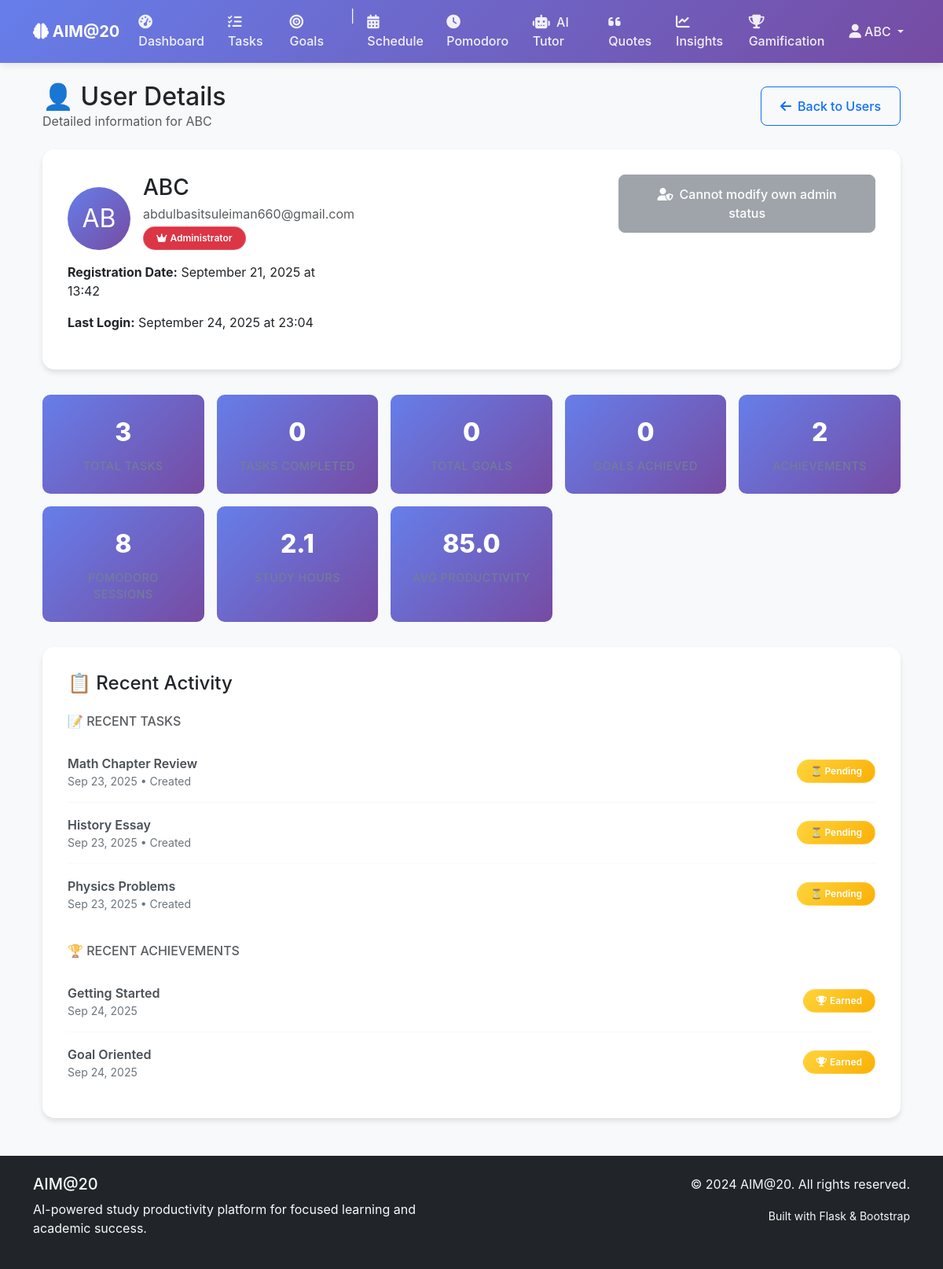
Page /admin/users/2 (signed in) on the earlier database version.
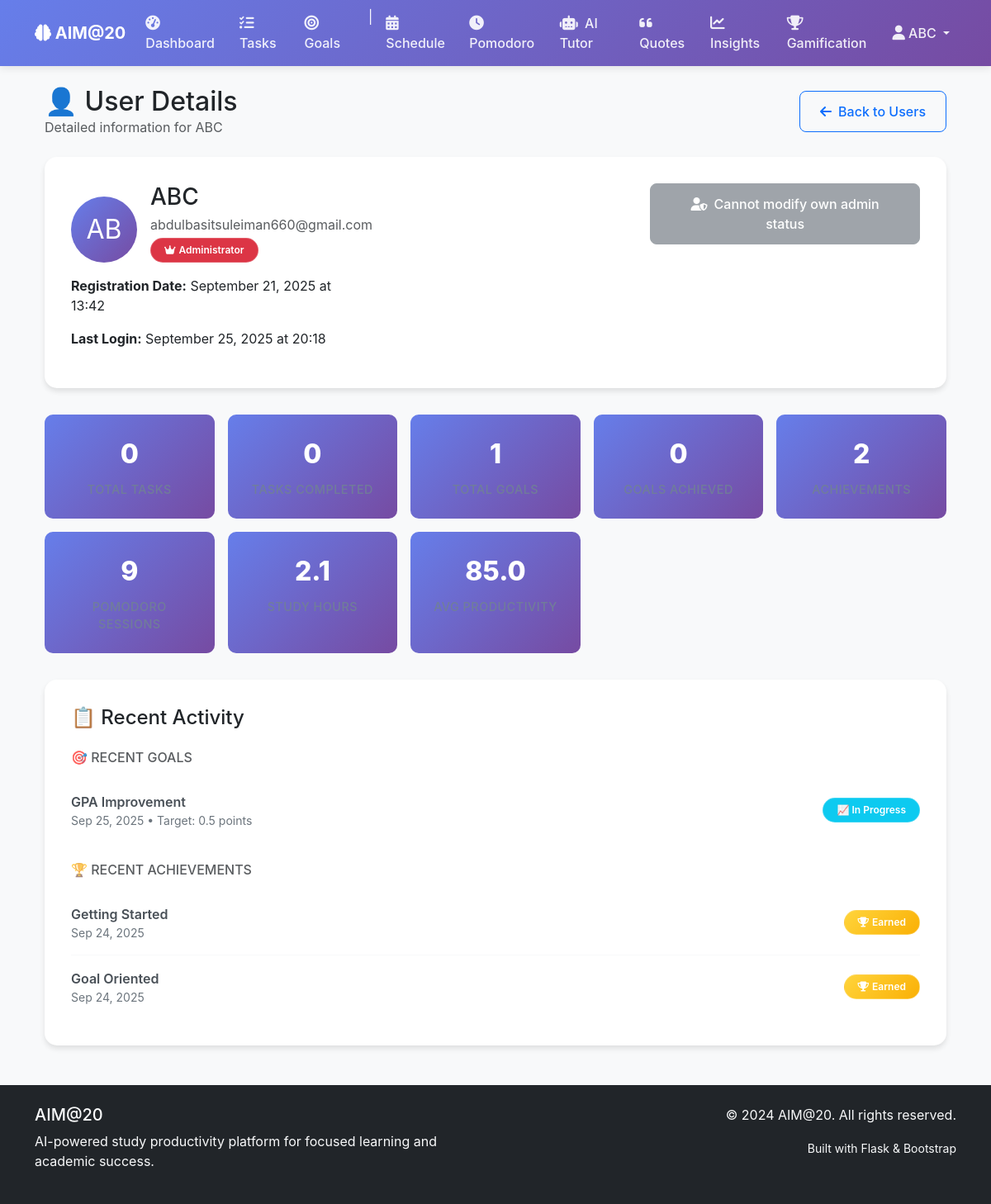
Same page on the later database version.
### app/models.py (models this page shows, shortened)
class User(UserMixin, db.Model):
    id = db.Column(db.Integer, primary_key=True)
    username = db.Column(db.String(80), unique=True, nullable=False)
    email = db.Column(db.String(120), unique=True, nullable=False)
    password_hash = db.Column(db.String(128), nullable=False)
    is_admin = db.Column(db.Boolean, default=False)
    created_at = db.Column(db.DateTime, default=datetime.utcnow)
    last_login = db.Column(db.DateTime)
    tasks = db.relationship('Task', backref='user', lazy=True, cascade='all, delete-orphan')
    goals = db.relationship('Goal', backref='user', lazy=True, cascade='all, delete-orphan')
    schedules = db.relationship('Schedule', backref='user', lazy=True, cascade='all, delete-orphan')
    pomodoro_sessions = db.relationship('PomodoroSession', backref='user', lazy=True, cascade='all, delete-orphan')
    achievements = db.relationship('Achievement', backref='user', lazy=True, cascade='all, delete-orphan')
    user_settings = db.relationship('UserSettings', backref='user', lazy=True, cascade='all, delete-orphan', uselist=False)
    productivity_data = db.relationship('UserProductivity', backref='user', lazy=True, cascade='all, delete-orphan')
    ai_chats = db.relationship('AIChat', backref='user', lazy=True, cascade='all, delete-orphan')
    quizzes = db.relationship('Quiz', backref='user', lazy=True, cascade='all, delete-orphan')
    quiz_attempts = db.relationship('QuizAttempt', backref='user', lazy=True, cascade='all, delete-orphan')

class Task(db.Model):
    id = db.Column(db.Integer, primary_key=True)
    user_id = db.Column(db.Integer, db.ForeignKey('user.id'), nullable=False)
    title = db.Column(db.String(200), nullable=False)
    description = db.Column(db.Text)
    category = db.Column(db.String(50))  # e.g., 'study', 'assignment', 'review'
    priority = db.Column(db.String(10), default='medium')  # 'low', 'medium', 'high'
    due_date = db.Column(db.DateTime)
    completed = db.Column(db.Boolean, default=False)
    completed_at = db.Column(db.DateTime)
    estimated_duration = db.Column(db.Integer)  # in minutes
    actual_duration = db.Column(db.Integer)  # in minutes
    order = db.Column(db.Integer, default=0)  # For drag & drop ordering
    goal_id = db.Column(db.Integer, db.ForeignKey('goal.id'), nullable=True)  # Link to goal
    created_at = db.Column(db.DateTime, default=datetime.utcnow)
    goal = db.relationship('Goal', backref=db.backref('tasks', lazy=True, cascade='all, delete-orphan'))
    schedule_tasks = db.relationship('ScheduleTask', back_populates='task', cascade='all, delete-orphan')
    pomodoro_sessions = db.relationship('PomodoroSession', backref='task', lazy=True, cascade='all, delete-orphan')

class Achievement(db.Model):
    id = db.Column(db.Integer, primary_key=True)
    user_id = db.Column(db.Integer, db.ForeignKey('user.id'), nullable=False)
    achievement_type = db.Column(db.String(50), nullable=False)  # e.g., 'first_task', 'study_streak'
    title = db.Column(db.String(100), nullable=False)
    description = db.Column(db.Text)
    earned_at = db.Column(db.DateTime, default=datetime.utcnow)
    badge_image = db.Column(db.String(100))  # path to badge image

class Goal(db.Model):
    id = db.Column(db.Integer, primary_key=True)
    user_id = db.Column(db.Integer, db.ForeignKey('user.id'), nullable=False)
    title = db.Column(db.String(200), nullable=False)
    description = db.Column(db.Text)
    category = db.Column(db.String(50))  # e.g., 'subject', 'exam', 'skill'
    target_value = db.Column(db.Float)  # e.g., grade, hours, completion %
    current_value = db.Column(db.Float, default=0)
    unit = db.Column(db.String(20))  # e.g., 'hours', 'grade', 'percentage'
    target_date = db.Column(db.DateTime)
    achieved = db.Column(db.Boolean, default=False)
    achieved_at = db.Column(db.DateTime)
    milestones = db.Column(db.Text)  # JSON string of milestones
    created_at = db.Column(db.DateTime, default=datetime.utcnow)
    progress_history = db.relationship('GoalProgressHistory', backref='goal', lazy=True, cascade='all, delete-orphan')
    milestones = db.relationship('Milestone', backref='goal', lazy=True, cascade='all, delete-orphan', order_by='Milestone.order')

### app/routes/admin.py (the view)
@admin_bp.route('/users/<int:user_id>')
@admin_required
def user_detail(user_id):
    user = User.query.get_or_404(user_id)
    user_tasks = Task.query.filter_by(user_id=user_id).all()
    user_goals = Goal.query.filter_by(user_id=user_id).all()
    user_achievements = Achievement.query.filter_by(user_id=user_id).all()
    user_sessions = PomodoroSession.query.filter_by(user_id=user_id).all()
    user_productivity = UserProductivity.query.filter_by(user_id=user_id).all()
    completed_tasks = len([t for t in user_tasks if t.completed])
    completed_goals = len([g for g in user_goals if g.achieved])
    total_study_time = sum(p.hours_studied for p in user_productivity)
    stats = {
        'total_tasks': len(user_tasks),
        'completed_tasks': completed_tasks,
        'total_goals': len(user_goals),
        'completed_goals': completed_goals,
        'total_achievements': len(user_achievements),
        'total_sessions': len(user_sessions),
        'total_study_hours': total_study_time,
        'avg_productivity': sum(p.productivity_score for p in user_productivity) / len(user_productivity) if user_productivity else 0
    }
    return render_template('admin/user_detail.html',
                         user=user,
                         tasks=user_tasks[-10:],  # Last 10 tasks
                         goals=user_goals[-5:],   # Last 5 goals
                         achievements=user_achievements[-10:],  # Last 10 achievements
                         sessions=user_sessions[-10:],  # Last 10 sessions
                         stats=stats)

### app/__init__.py (called while the page is built)
@login_manager.user_loader
def load_user(user_id):
    from app.models import User
    return User.query.get(int(user_id))

### app/routes/admin.py (called while the page is built)
def admin_required(f):
    @wraps(f)
    def decorated_function(*args, **kwargs):
        if not current_user.is_authenticated or not current_user.is_admin:
            flash('Access denied. Admin privileges required.', 'error')
            return redirect(url_for('main.index'))
        return f(*args, **kwargs)
    return decorated_function

### app/templates/admin/user_detail.html (shortened to what the changed rows need)
{% extends "base.html" %}
{% block content %}
<div class="container-fluid">
    <div class="row mb-4">
        <div class="col">
            <div class="d-flex justify-content-between align-items-center">
                <div>
                    <h1 class="h2 mb-0">👤 User Details</h1>
                    <p class="text-muted mb-0">Detailed information for {{ user.username }}</p>
                </div>
            </div>
        </div>
    </div>
    <div class="user-profile-card">
        <div class="row">
            <div class="col-lg-8">
                <div class="d-flex align-items-center mb-3">
                    <div class="user-avatar" style="width: 80px; height: 80px; border-radius: 50%; background: linear-gradient(135deg, #667eea 0%, #764ba2 100%); display: flex; align-items: center; justify-content: center; color: white; font-size: 2rem; margin-right: 1rem;">
                        {{ user.username[:2].upper() }}
                    </div>
                    <div>
                        <h3 class="mb-1">{{ user.username }}</h3>
                        <p class="text-muted mb-1">{{ user.email }}</p>
                        <div class="d-flex gap-2">
                            {% if user.is_admin %}
                                <span class="badge bg-danger">
                                </span>
                            {% else %}
                                <span class="badge bg-secondary">
                                    <i class="fas fa-user me-1"></i>Regular User
                                </span>
                            {% endif %}
                        </div>
                    </div>
                </div>
                <div class="row">
                    <div class="col-md-6">
                        <p><strong>Registration Date:</strong> {{ user.created_at.strftime('%B %d, %Y at %H:%M') }}</p>
                        <p><strong>Last Login:</strong>
                            {% if user.last_login %}
                                {{ user.last_login.strftime('%B %d, %Y at %H:%M') }}
                            {% else %}
                                Never
                            {% endif %}
                        </p>
                    </div>
                </div>
            </div>
        </div>
    </div>
    <div class="stats-grid">
        <div class="stat-card">
            <div class="stat-value">{{ stats.total_tasks }}</div>
            <div class="stat-label">Total Tasks</div>
        </div>
        <div class="stat-card">
            <div class="stat-value">{{ stats.total_goals }}</div>
            <div class="stat-label">Total Goals</div>
        </div>
        <div class="stat-card">
            <div class="stat-value">{{ stats.total_sessions }}</div>
            <div class="stat-label">Pomodoro Sessions</div>
        </div>
    </div>
    <div class="activity-list">
        {% if tasks %}
        <div class="mb-4">
            <h6 class="text-muted mb-3">📝 RECENT TASKS</h6>
            {% for task in tasks %}
            <div class="activity-item">
                <div>
                    <div class="activity-title">{{ task.title }}</div>
                    <div class="activity-meta">
                        {{ task.created_at.strftime('%b %d, %Y') }} •
                        {% if task.completed %}Completed{% else %}Created{% endif %}
                    </div>
                </div>
                <div>
                    {% if task.completed %}
                        <span class="badge bg-success">✓ Done</span>
                    {% else %}
                        <span class="badge bg-warning">⏳ Pending</span>
                    {% endif %}
                </div>
            </div>
            {% endfor %}
        </div>
        {% endif %}
        {% if goals %}
        <div class="mb-4">
            <h6 class="text-muted mb-3">🎯 RECENT GOALS</h6>
            {% for goal in goals %}
            <div class="activity-item">
                <div>
                    <div class="activity-title">{{ goal.title }}</div>
                    <div class="activity-meta">
                        {{ goal.created_at.strftime('%b %d, %Y') }} •
                        Target: {{ goal.target_value }} {{ goal.unit }}
                    </div>
                </div>
                <div>
                    {% if goal.achieved %}
                        <span class="badge bg-success">🎉 Achieved</span>
                    {% else %}
                        <span class="badge bg-info">📈 In Progress</span>
                    {% endif %}
                </div>
            </div>
            {% endfor %}
        </div>
        {% endif %}
        {% if achievements %}
        <div>
            {% for achievement in achievements %}
            <div class="activity-item">
                <div>
                    <div class="activity-title">{{ achievement.title }}</div>
                    <div class="activity-meta">
                        {{ achievement.earned_at.strftime('%b %d, %Y') }}
                    </div>
                </div>
                <div>
                    <span class="badge bg-warning">
                        <i class="fas fa-trophy me-1"></i>Earned
                    </span>
                </div>
            </div>
            {% endfor %}
        </div>
        {% endif %}
    </div>
</div>
{% endblock %}

### app/templates/base.html (shortened to what the changed rows need)
<!DOCTYPE html>
<html lang="en">
<head>
    <link href="https://cdn.jsdelivr.net/npm/bootstrap@5.3.0/dist/css/bootstrap.min.css" rel="stylesheet">
    <link rel="stylesheet" href="https://cdnjs.cloudflare.com/ajax/libs/font-awesome/6.4.0/css/all.min.css">
    <link rel="stylesheet" href="{{ url_for('static', filename='css/style.css') }}">
</head>
<body>
    <nav class="navbar navbar-expand-lg navbar-dark bg-primary">
        <div class="container">
            <div class="collapse navbar-collapse" id="navbarNav">
                <ul class="navbar-nav">
                    {% if current_user.is_authenticated %}
                        <li class="nav-item dropdown">
                            <a class="nav-link dropdown-toggle" href="#" id="userDropdown" role="button" data-bs-toggle="dropdown">
                                <i class="fas fa-user"></i> {{ current_user.username }}
                            </a>
                        </li>
                    {% endif %}
                </ul>
            </div>
        </div>
    </nav>
    <main class="container mt-4">
        {% block content %}{% endblock %}
    </main>
</body>
</html>

Differences in the rows shown:
removed Task: title "Math Chapter Review", created_at "Sep 23, 2025", completed "Created"
removed Task: title "History Essay", created_at "Sep 23, 2025", completed "Created"
removed Task: title "Physics Problems", created_at "Sep 23, 2025", completed "Created"
changed User "AB": last_login "September 24, 2025 at 23:04" → "September 25, 2025 at 20:18"
added Goal: title "GPA Improvement", created_at "Sep 25, 2025", target_value "0.5", unit "points", achieved "📈 In Progress"
Other differences:
{{ stats.total_tasks }}: "3" → "0"
{{ stats.total_goals }}: "0" → "1"
{{ stats.total_sessions }}: "8" → "9"
text no longer shown: "📝 RECENT TASKS"
text now shown: "🎯 RECENT GOALS"
